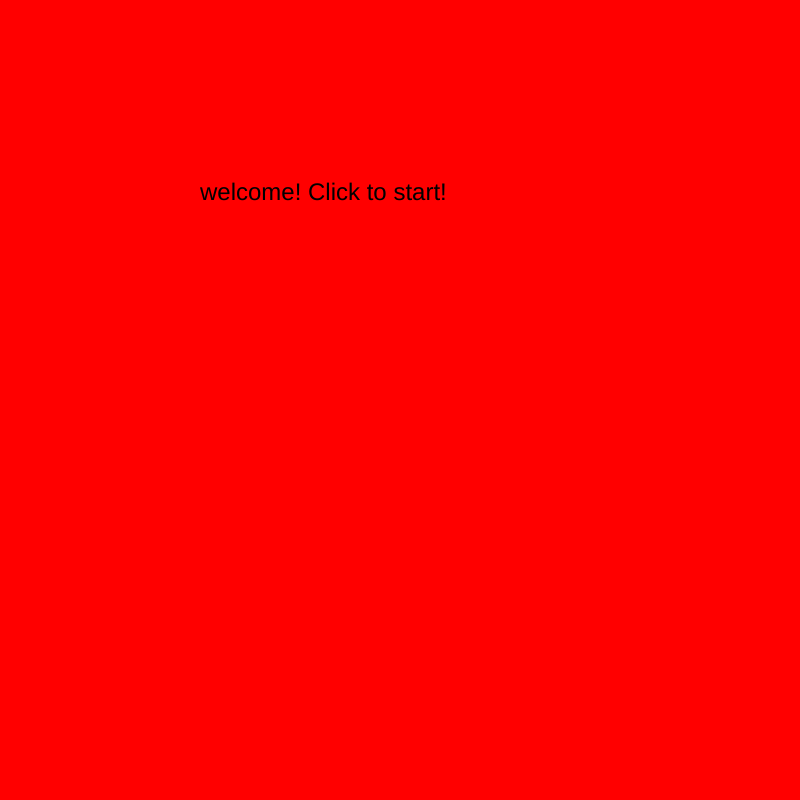
Frame 1 (no input)
Frame 60 (no input): identical to frame 1, image omitted
Frame 120 (the mouse pressed at the canvas centre since frame 60): identical to frame 1, image omitted

The p5.js sketch that drew this single still picture (run headless with seeded random() and noise() and a simulated clock; from frame 60 on, the mouse is pressed at the canvas centre):

// p5.js sketch
// ── sketch.js
var cars = [];
var frogPos;
var state = 0;
const maxTimer = 10 * 60 ;
const maxCars = 10 ;
var timer = maxTimer ;

function setup() {
  createCanvas(800, 800);

// spawn cars
  for (var i = 0; i < maxCars; i++) {
    cars.push(new Car());
  }

  frogPos = createVector(width / 2, height - 100);
}

function draw() {

  switch (state) {
    case 0:
      background('red');
      textSize(24) ;
      text("welcome! Click to start!", 200, 200);
      break;

    case 1:
      game();
      timer-- ;
      if (timer <= 0) {
        state = 3 ; // they lost
      }
      break;

    case 2:
      background('blue');
      text("YOU WON!!!", 200, 200);
      break;

    case 3:
      background('orange');
      text("YOU LOST!!! TOO BAD.", 200, 200);
      break;

  }

}

function mouseReleased() {
  switch(state) {
    case 0:
    state = 1 ;
    break ;

    case 2: // win state
    resetGame() ;
    state = 0;
    break ;

    case 3: // lost state
    resetGame() ;
    state = 0 ;
    break ;

  }
}


function resetGame() {
  // reset cars array
  cars = [] ;
  for (var i = 0; i < maxCars; i++) {
    cars.push(new Car());
  }

  timer = maxTimer ;

}


function game() {
  background('lightblue');

  for (var i = 0; i < cars.length; i++) {
    cars[i].display();
    cars[i].drive();

    if (cars[i].pos.dist(frogPos) < 40) {
      cars.splice(i, 1);
    }

  }

  // if there are no more cars, go to win state
  if (cars.length == 0) {
    state = 2 ; // they won!!!
  }


  // frog
  fill('white');
  ellipse(frogPos.x, frogPos.y, 60, 60);
  checkForKeys();

  fill('white') ;
  var m = map(timer, 0, maxTimer, 0, width-20) ;
  console.log(m) ;
  rect(10, 10, m, 10) ;

}




function checkForKeys() {
  if (keyIsDown(LEFT_ARROW)) frogPos.x -= 5;
  if (keyIsDown(RIGHT_ARROW)) frogPos.x += 5;
  if (keyIsDown(UP_ARROW)) frogPos.y -= 5;
  if (keyIsDown(DOWN_ARROW)) frogPos.y += 5;

}


// our Car class!!!!!
function Car() {
  // attributes
  this.pos = createVector(random(width), random(height));
  this.vel = createVector(random(-5, 5), random(-5, 5));
  this.r = random(255);
  this.g = random(255);
  this.b = random(255);


  // methods
  this.display = function() {
    fill(this.r, this.g, this.b);
    rect(this.pos.x, this.pos.y, 50, 50);
  }

  this.drive = function() {
    this.pos.add(this.vel);
    if (this.pos.x > width) this.pos.x = 0;
    if (this.pos.x < 0) this.pos.x = width;
    if (this.pos.y > height) this.pos.y = 0;
    if (this.pos.y < 0) this.pos.y = height;
  }


}
